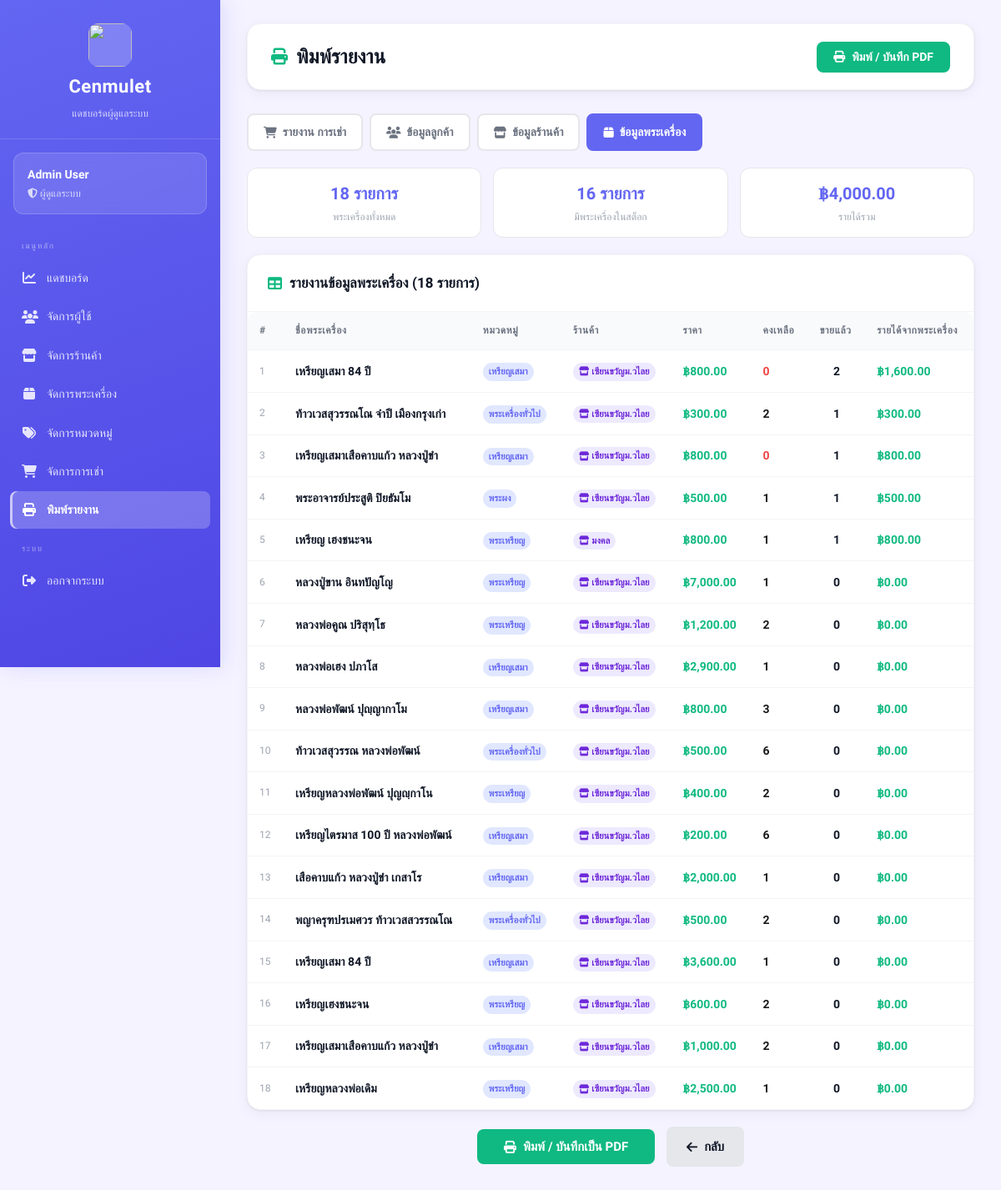
Screenshot of /views/admin/report.php?type=products (signed in) with the database file from the repository.
### tables this page shows
CREATE TABLE amulets (
    id INTEGER PRIMARY KEY AUTOINCREMENT,
    amulet_name TEXT,
    source TEXT,
    quantity INTEGER,
    price REAL,
    image TEXT,
    sellerId INTEGER,
    categoryId INTEGER, is_hidden INTEGER DEFAULT 0,
    FOREIGN KEY (sellerId) REFERENCES sellers(id),
    FOREIGN KEY (categoryId) REFERENCES categories(id)
);

### views/admin/report.php (the view, shortened to what this page needs)
<?php
require_once __DIR__ . "/../../config/db.php";
$admin_id = $_SESSION['user_id'];
$stmt = $db->prepare("SELECT id, fullname FROM admins WHERE id = :id");
$stmt->execute([':id' => $admin_id]);
$admin = $stmt->fetch(PDO::FETCH_ASSOC);
$report_type = $_GET['type'] ?? 'orders';
$date_from = $_GET['date_from'] ?? date('Y-m-01');
$date_to   = $_GET['date_to']   ?? date('Y-m-d');
$data     = [];
$summary  = [];
$columns  = [];
$title_th = '';
switch ($report_type) {
    case 'products':
        $title_th = 'รายงานข้อมูลพระเครื่อง';
        $columns  = ['#','ชื่อพระเครื่อง','หมวดหมู่','ร้านค้า','ราคา','คงเหลือ','ขายแล้ว','รายได้จากพระเครื่อง'];
        $rows = $db->query("
            SELECT a.*,
                   c.category_name,
                   s.store_name,
                   COALESCE(SUM(oi.quantity),0) as total_sold,
                   COALESCE(SUM(oi.quantity * oi.price),0) as revenue
            FROM amulets a
            LEFT JOIN categories c ON a.categoryId = c.id
            LEFT JOIN sellers s ON a.sellerId = s.id
            LEFT JOIN order_items oi ON a.id = oi.amulet_id
            LEFT JOIN orders o ON oi.order_id = o.id AND o.status = 'completed'
            GROUP BY a.id
            ORDER BY total_sold DESC
        ");
        $data = $rows->fetchAll(PDO::FETCH_ASSOC);
        $in_stock = 0; foreach ($data as $_r) { if ($_r['quantity'] > 0) $in_stock++; }
        $summary = [
            'พระเครื่องทั้งหมด'  => number_format(count($data)) . ' รายการ',
            'มีพระเครื่องในสต็อก' => number_format($in_stock) . ' รายการ',
            'รายได้รวม'      => '฿' . number_format(array_sum(array_column($data, 'revenue')), 2),
        ];
        break;
}
?>
<!DOCTYPE html>
<html lang="th">
<head>
    <link rel="stylesheet" href="/public/css/dashboard.css">
    <link rel="stylesheet" href="https://cdnjs.cloudflare.com/ajax/libs/font-awesome/6.5.1/css/all.min.css">
</head>
<body class="admin">
<div class="dashboard-container">
    <?php include __DIR__ . '/_sidebar.php'; ?>
    <main class="main-content">
        <div class="top-bar no-print">
            <h1><i class="fa-solid fa-print"></i> พิมพ์รายงาน</h1>
            <button onclick="window.print()" class="btn btn-primary">
                <i class="fa-solid fa-print"></i> พิมพ์ / บันทึก PDF
            </button>
        </div>
        <div class="report-tabs no-print">
            <?php
            $tabs = [
                'orders'    => ['fa-cart-shopping',  'รายงาน การเช่า'],
                'customers' => ['fa-users',           'ข้อมูลลูกค้า'],
                'stores'    => ['fa-store',           'ข้อมูลร้านค้า'],
                'products'  => ['fa-box',             'ข้อมูลพระเครื่อง'],
            ];
            foreach ($tabs as $key => [$icon, $label]):
                $q = $key === 'orders'
                    ? "?type=$key&date_from=$date_from&date_to=$date_to"
                    : "?type=$key";
            ?>
            <a href="<?php echo $q; ?>"
               class="report-tab <?php echo $report_type === $key ? 'active' : ''; ?>">
                <i class="fa-solid <?php echo $icon; ?>"></i>
                <?php echo $label; ?>
            </a>
            <?php endforeach; ?>
        </div>
        <link rel="stylesheet" href="https://cdnjs.cloudflare.com/ajax/libs/flatpickr/4.6.13/flatpickr.min.css">
        <?php if (!empty($summary)): ?>
        <div class="summary-strip">
            <?php foreach ($summary as $lbl => $val): ?>
            <div class="summary-card">
                <div class="s-val"><?php echo $val; ?></div>
                <div class="s-lbl"><?php echo $lbl; ?></div>
            </div>
            <?php endforeach; ?>
        </div>
        <?php endif; ?>
        <div class="card">
            <div class="card-header no-print">
                <h2><i class="fa-solid fa-table"></i> <?php echo $title_th; ?> (<?php echo count($data); ?> รายการ)</h2>
            </div>
            <div class="table-wrapper">
            <?php if (count($data) > 0): ?>
            <table>
                <thead>
                    <tr>
                        <?php foreach ($columns as $col): ?>
                        <th><?php echo $col; ?></th>
                        <?php endforeach; ?>
                    </tr>
                </thead>
                <tbody>
                <?php if ($report_type === 'products'):
                    foreach ($data as $i => $r): ?>
                <tr>
                    <td style="color:#9ca3af;font-size:12px"><?php echo $i+1; ?></td>
                    <td>
                        <strong><?php echo htmlspecialchars($r['amulet_name']); ?></strong>
                    </td>
                    <td><span class="store-tag" style="background:#e0e7ff;color:#6366f1"><?php echo htmlspecialchars($r['category_name'] ?? '-'); ?></span></td>
                    <td><span class="store-tag"><i class="fa-solid fa-store"></i> <?php echo htmlspecialchars($r['store_name'] ?? '-'); ?></span></td>
                    <td><strong style="color:#10b981">฿<?php echo number_format($r['price'],2); ?></strong></td>
                    <td style="font-weight:600;color:<?php echo $r['quantity']>0?'#1a1a1a':'#ef4444'; ?>">
                        <?php echo number_format($r['quantity']); ?>
                    </td>
                    <td style="text-align:center;font-weight:600"><?php echo number_format($r['total_sold']); ?></td>
                    <td><strong style="color:#10b981">฿<?php echo number_format($r['revenue'],2); ?></strong></td>
                </tr>
                <?php endforeach; endif; ?>
                </tbody>
            </table>
            <?php endif; ?>
            </div>
        </div>
        <div style="text-align:center;margin-top:20px" class="no-print">
            <button onclick="window.print()" class="btn btn-primary" style="padding:12px 32px;font-size:15px">
                <i class="fa-solid fa-print"></i> พิมพ์ / บันทึกเป็น PDF
            </button>
            <a href="/views/admin/dashboard.php" class="btn btn-secondary" style="padding:12px 24px;font-size:15px;margin-left:10px">
                <i class="fa-solid fa-arrow-left"></i> กลับ
            </a>
        </div>
    </main>
</div>
</body>
</html>

### views/admin/_sidebar.php (shortened to what this page needs)
<?php
$current = basename($_SERVER['PHP_SELF']);
?>
<aside class="sidebar admin">
    <div class="sidebar-header">
        <img src="/public/images/image.png" alt="">
        <h2>Cenmulet</h2>
        <p>แดชบอร์ดผู้ดูแลระบบ</p>
    </div>
    <div class="sidebar-user">
        <h3><?php echo htmlspecialchars($admin['fullname']); ?></h3>
        <p><i class="fa-solid fa-shield-halved"></i> ผู้ดูแลระบบ</p>
    </div>
    <ul class="sidebar-menu">
        <li class="menu-sep">เมนูหลัก</li>
        <li>
            <a href="/views/admin/dashboard.php"
               class="<?php echo $current === 'dashboard.php' ? 'active' : ''; ?>">
                <i class="fa-solid fa-chart-line"></i> แดชบอร์ด
            </a>
        </li>
        <li>
            <a href="/views/admin/users.php"
               class="<?php echo $current === 'users.php' ? 'active' : ''; ?>">
                <i class="fa-solid fa-users"></i> จัดการผู้ใช้
            </a>
        </li>
        <li>
            <a href="/views/admin/sellers.php"
               class="<?php echo in_array($current, ['sellers.php','approve_sellers.php']) ? 'active' : ''; ?>">
                <i class="fa-solid fa-store"></i> จัดการร้านค้า
            </a>
        </li>
        <li>
            <a href="/views/admin/products.php"
               class="<?php echo $current === 'products.php' ? 'active' : ''; ?>">
                <i class="fa-solid fa-box"></i> จัดการพระเครื่อง
            </a>
        </li>
        <li>
            <a href="/views/admin/categories.php"
               class="<?php echo $current === 'categories.php' ? 'active' : ''; ?>">
                <i class="fa-solid fa-tags"></i> จัดการหมวดหมู่
            </a>
        </li>
        <li>
            <a href="/views/admin/orders.php"
               class="<?php echo $current === 'orders.php' ? 'active' : ''; ?>">
                <i class="fa-solid fa-cart-shopping"></i> จัดการการเช่า
            </a>
        </li>
        <li>
            <a href="/views/admin/report.php"
               class="<?php echo $current === 'report.php' ? 'active' : ''; ?>">
                <i class="fa-solid fa-print"></i> พิมพ์รายงาน
            </a>
        </li>
        <li class="menu-sep">ระบบ</li>
        <li>
            <a href="/auth/logout.php">
                <i class="fa-solid fa-right-from-bracket"></i> ออกจากระบบ
            </a>
        </li>
    </ul>
</aside>

### views/admin/report.php (style rules this page uses)
.report-tabs { display: flex; gap: 8px; flex-wrap: wrap; margin-bottom: 20px; }
.report-tab { padding: 9px 18px; border-radius: 8px; font-size: 14px; font-family: inherit; font-weight: 600; cursor: pointer; border: 2px solid #e5e7eb; background: #fff; color: #6b7280; text-decoration: none; display: inline-flex; align-items: center; gap: 7px; transition: all .18s; }
.report-tab.active { border-color: #6366f1; background: #6366f1; color: #fff; }
.summary-strip { display: flex; gap: 14px; flex-wrap: wrap; margin-bottom: 20px; }
.summary-card { flex: 1; min-width: 160px; background: #fff; border: 1px solid #e5e7eb; border-radius: 12px; padding: 14px 18px; text-align: center; }
.summary-card .s-val { font-size: 20px; font-weight: 800; color: #6366f1; margin-bottom: 3px; }
.summary-card .s-lbl { font-size: 12px; color: #9ca3af; }
.store-tag { display: inline-flex; align-items: center; gap: 3px; background: #ede9fe; color: #6d28d9; padding: 2px 7px; border-radius: 99px; font-size: 11px; font-weight: 600; }

### rows the page displays
amulets: amulet_name "เหรียญเสมา 84 ปี", category_name "เหรียญเสมา", store_name "เซียนขวัญม.วไลย", price "800.00", quantity "0", total_sold "2", revenue "1,600.00"
amulets: amulet_name "ท้าวเวสสุวรรณโณ จำปี เมืองกรุงเก่า", category_name "พระเครื่องทั่วไป", store_name "เซียนขวัญม.วไลย", price "300.00", quantity "2", total_sold "1", revenue "300.00"
amulets: amulet_name "เหรียญเสมาเสือคาบแก้ว หลวงปู่ขำ", category_name "เหรียญเสมา", store_name "เซียนขวัญม.วไลย", price "800.00", quantity "0", total_sold "1", revenue "800.00"
amulets: amulet_name "พระอาจารย์ประสูติ ปิยธัมโม", category_name "พระผง", store_name "เซียนขวัญม.วไลย", price "500.00", quantity "1", total_sold "1", revenue "500.00"
amulets: amulet_name "เหรียญ เฮงชนะจน", category_name "พระเหรียญ", store_name "มงคล", price "800.00", quantity "1", total_sold "1", revenue "800.00"
amulets: amulet_name "หลวงปู่ขาน อินทปัญโญ", category_name "พระเหรียญ", store_name "เซียนขวัญม.วไลย", price "7,000.00", quantity "1", total_sold "0", revenue "0.00"
amulets: amulet_name "หลวงพ่อคูณ ปริสุทฺโธ", category_name "พระเหรียญ", store_name "เซียนขวัญม.วไลย", price "1,200.00", quantity "2", total_sold "0", revenue "0.00"
amulets: amulet_name "หลวงพ่อเฮง ปภาโส", category_name "เหรียญเสมา", store_name "เซียนขวัญม.วไลย", price "2,900.00", quantity "1", total_sold "0", revenue "0.00"
amulets: amulet_name "หลวงพ่อพัฒน์ ปุญฺญากาโม", category_name "เหรียญเสมา", store_name "เซียนขวัญม.วไลย", price "800.00", quantity "3", total_sold "0", revenue "0.00"
amulets: amulet_name "ท้าวเวสสุวรรณ หลวงพ่อพัฒน์", category_name "พระเครื่องทั่วไป", store_name "เซียนขวัญม.วไลย", price "500.00", quantity "6", total_sold "0", revenue "0.00"
amulets: amulet_name "เหรียญหลวงพ่อพัฒน์ ปุญญฺกาโน", category_name "พระเหรียญ", store_name "เซียนขวัญม.วไลย", price "400.00", quantity "2", total_sold "0", revenue "0.00"
amulets: amulet_name "เหรียญไตรมาส 100 ปี หลวงพ่อพัฒน์", category_name "เหรียญเสมา", store_name "เซียนขวัญม.วไลย", price "200.00", quantity "6", total_sold "0", revenue "0.00"
amulets: amulet_name "เสือคาบแก้ว หลวงปู่ขำ เกสาโร", category_name "เหรียญเสมา", store_name "เซียนขวัญม.วไลย", price "2,000.00", quantity "1", total_sold "0", revenue "0.00"
amulets: amulet_name "พญาครุฑปรเมศวร ท้าวเวสสวรรณโณ", category_name "พระเครื่องทั่วไป", store_name "เซียนขวัญม.วไลย", price "500.00", quantity "2", total_sold "0", revenue "0.00"
amulets: amulet_name "เหรียญเสมา 84 ปี", category_name "เหรียญเสมา", store_name "เซียนขวัญม.วไลย", price "3,600.00", quantity "1", total_sold "0", revenue "0.00"
amulets: amulet_name "เหรียญเฮงชนะจน", category_name "พระเหรียญ", store_name "เซียนขวัญม.วไลย", price "600.00", quantity "2", total_sold "0", revenue "0.00"
amulets: amulet_name "เหรียญเสมาเสือคาบแก้ว หลวงปู่ขำ", category_name "เหรียญเสมา", store_name "เซียนขวัญม.วไลย", price "1,000.00", quantity "2", total_sold "0", revenue "0.00"
amulets: amulet_name "เหรียญหลวงพ่อเดิม", category_name "พระเหรียญ", store_name "เซียนขวัญม.วไลย", price "2,500.00", quantity "1", total_sold "0", revenue "0.00"

### other values shown
$admin['fullname'] "Admin User"
$label "รายงาน การเช่า"
$label "ข้อมูลลูกค้า"
$label "ข้อมูลร้านค้า"
$label "ข้อมูลพระเครื่อง"
$val "18 รายการ"
$lbl "พระเครื่องทั้งหมด"
$val "16 รายการ"
$lbl "มีพระเครื่องในสต็อก"
$val "฿4,000.00"
$lbl "รายได้รวม"
$title_th "รายงานข้อมูลพระเครื่อง"
count($data) "18"
$col "#"
$col "ชื่อพระเครื่อง"
